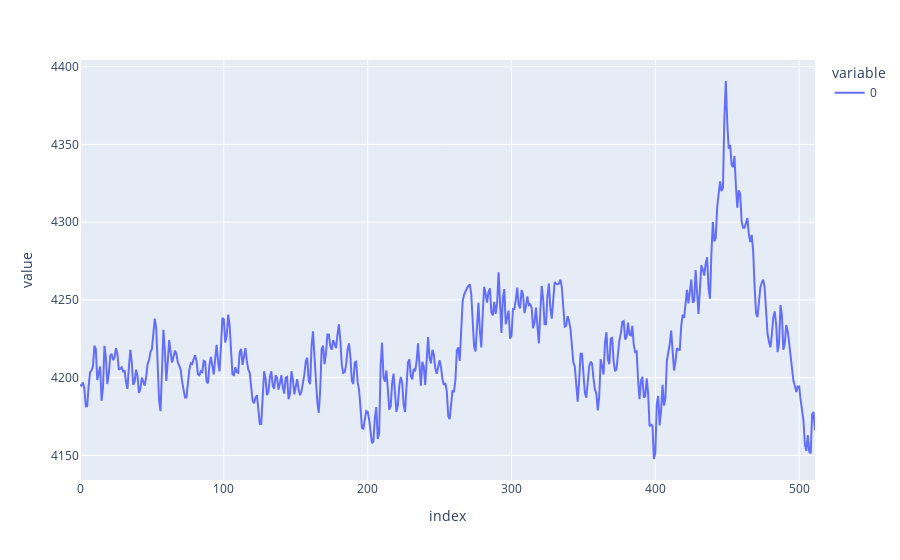

Here is the notebook cell this chart was saved with:
### Markdown cell above
## The dataset has the following shape:

### Code cell
px.line(dataset[getUserIdx("rajkumar")][1][getChannel("AF3")])

### Figure 1 — Plotly figure (JSON) as saved in the notebook; plotly's stock layout.template omitted (floating-point values rounded to 4 significant figures; data arrays with more than 128 entries replaced by an {"elided": "..."} marker saying what was removed)
{"data": [{"hovertemplate": "variable=0<br>index=%{x}<br>value=%{y}<extra></extra>", "legendgroup": "0", "line": {"color": "#636efa", "dash": "solid"}, "marker": {"symbol": "circle"}, "mode": "lines", "name": "0", "orientation": "v", "showlegend": true, "type": "scatter", "x": {"elided": "512 int values"}, "xaxis": "x", "y": {"elided": "512 float values"}, "yaxis": "y"}], "layout": {"legend": {"title": {"text": "variable"}, "tracegroupgap": 0}, "margin": {"t": 60}, "xaxis": {"anchor": "y", "domain": [0, 1], "title": {"text": "index"}}, "yaxis": {"anchor": "x", "domain": [0, 1], "title": {"text": "value"}}}}
